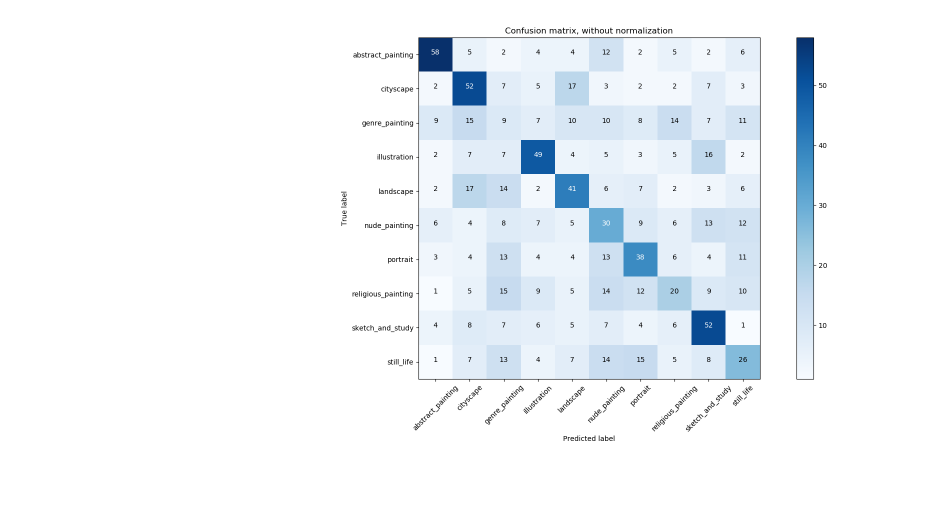
#> input picture viz/resnet18_cm.png, 1855 x 1018 px (shown at 1/2 size)
$ python -i 'feature_extraction (copy).py'   (imports and definitions only)   (older library calls are emulated)
#> lines starting #> are read from the running program, lines starting #| are printed output that depends on the picture
import os
import cv2
import leargist
import numpy as np
import pandas as pd
from dotenv import load_dotenv, find_dotenv
from PIL import Image
from time import time
from tqdm import tqdm
from scipy.cluster.vq import *
from scipy.misc import imresize
from scipy.signal import argrelextrema

# [1 line not run here, left out]

HISTOGRAM_BINS = 10


class FeatureExtractor():

    def __init__(self, path):
#> called with path = 'viz/resnet18_cm.png'
        self.path = path
        self.img = cv2.imread(self.path)
#> self.img is the input picture: shape (1018, 1855, 3); mean B, G, R 249.1, 245.1, 240.6
        self.img_small = imresize(self.img, (640, 640))
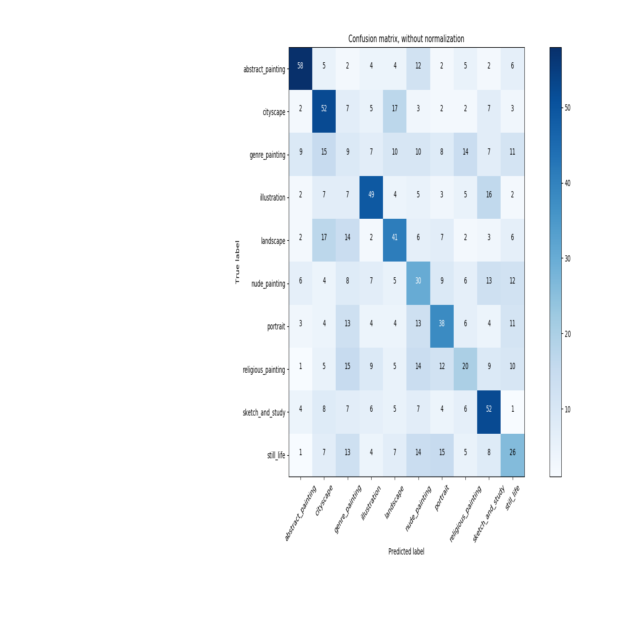
#> self.img_small: shape (640, 640, 3); mean B, G, R 249.1, 245.1, 240.6
        self.yuv_img = cv2.cvtColor(self.img_small, cv2.COLOR_BGR2YUV)
#> self.yuv_img: shape (640, 640, 3); mean of channels 0, 1, 2 244.2, 130.4, 124.9
        self.bw_img = cv2.cvtColor(self.img_small, cv2.COLOR_BGR2GRAY)
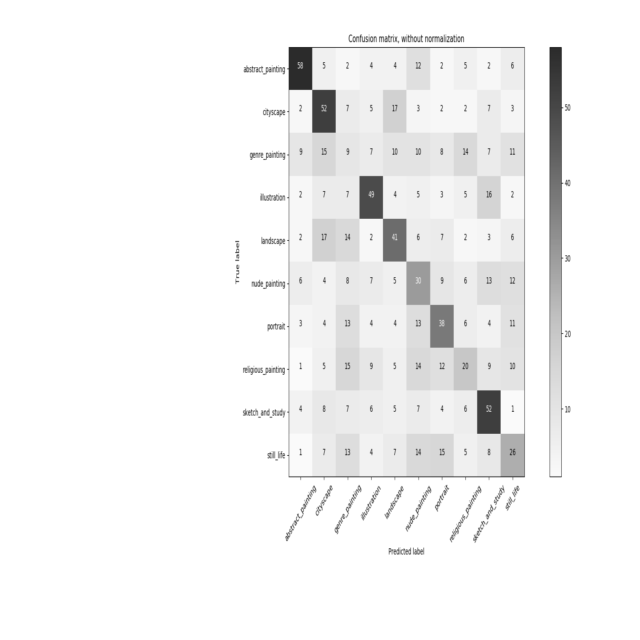
#> self.bw_img: shape (640, 640); min 37, max 255, mean 244.2
        self.hsv_img = cv2.cvtColor(self.img_small, cv2.COLOR_BGR2HSV)
#> self.hsv_img: shape (640, 640, 3); mean H, S, V 27.4, 10.5, 249.1
        self.bgr_hist = None
        self.hsv_hist = None
        self.yuv_hist = None

    def histograms(self):
        bhist = cv2.calcHist([self.img_small], [0], None, [HISTOGRAM_BINS], [0, 256])
#> bhist = [0, 0, 43, 209, 2017, 3954, 4296, 5240, 6482, 387359]
        ghist = cv2.calcHist([self.img_small], [1], None, [HISTOGRAM_BINS], [0, 256])
#> ghist = [0, 933, 2291, 1802, 2603, 3370, 4201, 4219, 25181, 365000]
        rhist = cv2.calcHist([self.img_small], [2], None, [HISTOGRAM_BINS], [0, 256])
#> rhist = [4560, 1539, 1591, 1174, 2510, 3217, 3759, 12711, 42836, 335703]
        self.bgr_hist = [bhist, ghist, rhist]
#> self.bgr_hist = [[0, 0, 43, 209, 2017, 3954, 4296, 5240, 6482, 387359], [0, 933, 2291, 1802, 2603, 3370, 4201, 4219, 25181, 365000], [4560, 1539, 1591, 1174, 2510, 3217, 3759, 12711, 42836, 335703]]

        hhist = cv2.calcHist([self.hsv_img], [0], None, [HISTOGRAM_BINS], [0, 256])
#> hhist = [302184, 0, 0, 6483, 100933, 0, 0, 0, 0, 0]
        shist = cv2.calcHist([self.hsv_img], [1], None, [HISTOGRAM_BINS], [0, 256])
#> shist = [363950, 32700, 1693, 1578, 628, 1462, 1452, 1332, 619, 4186]
        vhist = cv2.calcHist([self.hsv_img], [2], None, [HISTOGRAM_BINS], [0, 256])
#> vhist has the same summary as bhist
        self.hsv_hist = [hhist, shist, vhist]
#> self.hsv_hist = [[302184, 0, 0, 6483, 100933, 0, 0, 0, 0, 0], [363950, 32700, 1693, 1578, 628, 1462, 1452, 1332, 619, 4186], [0, 0, 43, 209, 2017, 3954, 4296, 5240, 6482, 387359]]

        yhist = cv2.calcHist([self.yuv_img], [0], None, [HISTOGRAM_BINS], [0, 256])
#> yhist = [0, 1124, 3258, 1121, 3476, 2469, 5048, 4285, 28878, 359941]
        uhist = cv2.calcHist([self.yuv_img], [1], None, [HISTOGRAM_BINS], [0, 256])
#> uhist = [0, 0, 0, 0, 0, 400330, 9270, 0, 0, 0]
        vhist = cv2.calcHist([self.yuv_img], [2], None, [HISTOGRAM_BINS], [0, 256])
#> vhist = [0, 0, 3915, 7182, 96221, 302282, 0, 0, 0, 0]
        self.yuv_hist = [yhist, uhist, vhist]
#> self.yuv_hist = [[0, 1124, 3258, 1121, 3476, 2469, 5048, 4285, 28878, 359941], [0, 0, 0, 0, 0, 400330, 9270, 0, 0, 0], [0, 0, 3915, 7182, 96221, 302282, 0, 0, 0, 0]]
        # print(self.bgr_hist)

    # [35 lines left out: functions color_histogram, brightness, saturation, GIST, SIFT, not called in this run]


    def mean_HSVYBGR(self):
        self.histograms()
        mh = np.mean(cv2.normalize(self.hsv_hist[0], None))
#> mh = 0.129
        ms = np.mean(cv2.normalize(self.hsv_hist[1], None))
#> ms = 0.112
        mv = np.mean(cv2.normalize(self.hsv_hist[2], None))
#> mv = 0.106
        my = np.mean(cv2.normalize(self.yuv_hist[0], None))
#> my = 0.113
        mb = np.mean(cv2.normalize(self.bgr_hist[0], None))
#> mb = 0.106
        mg = np.mean(cv2.normalize(self.bgr_hist[1], None))
#> mg = 0.112
        mr = np.mean(cv2.normalize(self.bgr_hist[2], None))
#> mr = 0.121
        return [mh, ms, mv, my, mb, mg, mr]

    # [10 lines left out: function edge_count, not called in this run]


class Features():
    # [17 lines left out: functions __init__, createHistogram, not called in this run]

    def clusterDescriptors(self, descriptor_pool, k):
        voc, variance = kmeans2(descriptor_pool, k)
        self.vocab = voc

    # [99 lines left out: functions createFeatures, generate_files, not called in this run]


# [9 lines not run here, left out]

>>> result = FeatureExtractor('viz/resnet18_cm.png').mean_HSVYBGR()
#> result = [0.129, 0.112, 0.106, 0.113, 0.106, 0.112, 0.121]
